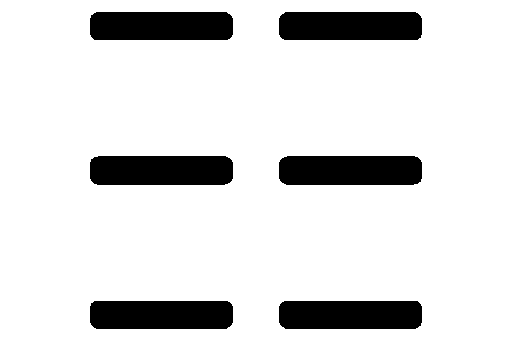
#> input picture liquid_generation/pallet_solid_mask.png, 512 x 341 px
$ python generate_liquid_mask.py
#> lines starting #> are read from the running program, lines starting #| are printed output that depends on the picture; after the words box and inside, x2 and y2 are one past the last pixel; in counts of white or black regions, pixels touching at a corner belong together
"""
generate_liquid_mask.py
-----------------------
Generates a transparent-background liquid splash mask PNG
from a fixed set of parameters.

Requirements:
    pip install numpy Pillow

Usage:
    python generate_liquid_mask.py

Output:
    liquid_mask.png  — RGBA PNG
"""

import argparse
import json
import numpy as np
from PIL import Image
import os


# ─────────────────────────────────────────────
# PARAMETERS — tune these (use the test_liquid_mask.html to check)
# ─────────────────────────────────────────────

DEFAULT_PARAMS = {
    "scale":           4.0,
    "octaves":         3,
    "persistence":     0.59,
    "warp":            0.3,
    "threshold":       0.49,
    "edge_soft":       0.04,
    "color":           (255, 255, 255),
    "seed":            None,
    "offset_x":        None,
    "offset_y":        None,
    "pallet_x_min":   -0.5999,
    "pallet_x_max":    0.5999,
    "pallet_y_min":   -0.3999,
    "pallet_y_max":    0.3999,
    "pallet_mask_png": "pallet_solid_mask.png",
    "base_width":      512,
}

# ─────────────────────────────────────────────────────────────────────────────


def _build_perm(seed_int: int) -> np.ndarray:
    """Build a 512-length permutation table from an integer seed (LCG shuffle)."""
    p = list(range(256))
    s = seed_int & 0xFFFFFFFF
    for i in range(255, 0, -1):
        s = (s * 1664525 + 1013904223) & 0xFFFFFFFF
        j = s % (i + 1)
        p[i], p[j] = p[j], p[i]
    perm = np.array(p * 2, dtype=np.uint8)
    return perm


def _fade(t: np.ndarray) -> np.ndarray:
    return t * t * t * (t * (t * 6 - 15) + 10)


def _grad2(h: np.ndarray, x: np.ndarray, y: np.ndarray) -> np.ndarray:
    h = h & 3
    u = np.where(h < 2, x, y)
    v = np.where(h < 2, y, x)
    return np.where(h & 1, -u, u) + np.where(h & 2, -v, v)


def _perlin_grid(xs: np.ndarray, ys: np.ndarray, perm: np.ndarray) -> np.ndarray:
    """Vectorised 2-D Perlin noise over a 2-D grid of (xs, ys)."""
    xi = np.floor(xs).astype(np.int32) & 255
    yi = np.floor(ys).astype(np.int32) & 255
    xf = xs - np.floor(xs)
    yf = ys - np.floor(ys)
    u = _fade(xf)
    v = _fade(yf)

    aa = perm[perm[xi]     + yi    ]
    ab = perm[perm[xi]     + yi + 1]
    ba = perm[perm[xi + 1] + yi    ]
    bb = perm[perm[xi + 1] + yi + 1]

    x1 = xf - 1
    y1 = yf - 1
    n00 = _grad2(aa, xf, yf)
    n10 = _grad2(ba, x1, yf)
    n01 = _grad2(ab, xf, y1)
    n11 = _grad2(bb, x1, y1)

    ix0 = n00 + u * (n10 - n00)
    ix1 = n01 + u * (n11 - n01)
    return ix0 + v * (ix1 - ix0)


def _fbm(xs: np.ndarray, ys: np.ndarray,
         octaves: int, persistence: float,
         perm: np.ndarray) -> np.ndarray:
    """Fractional Brownian motion — sum of Perlin octaves."""
    value = np.zeros_like(xs)
    amplitude = 1.0
    frequency = 1.0
    max_val = 0.0
    for _ in range(octaves):
        value += _perlin_grid(xs * frequency, ys * frequency, perm) * amplitude
        max_val += amplitude
        amplitude *= persistence
        frequency *= 2.0
    return value / max_val

def build_pallet_mask(params: dict, W: int, H: int) -> np.ndarray:
    """
    Load the pre-baked pallet solid-surface mask PNG and resize it to W x H.

    The mask PNG is generated once from Isaac Sim using extract_pallet_mask.py
    and lives alongside this script — no Isaac Sim needed at runtime.

    Returns a uint8 numpy array (H, W): 255 = solid surface, 0 = hole/background.
    """
    mask_path = params.get("pallet_mask_png")
    if not mask_path:
        mask_path = os.path.join(
            os.path.dirname(os.path.abspath(__file__)), "pallet_solid_mask.png"
        )
    if not os.path.exists(mask_path):
        raise FileNotFoundError(
            f"Pallet mask not found at '{mask_path}'."
            "Run extract_pallet_mask.py inside Isaac Sim once to generate it."
        )
    mask = Image.open(mask_path).convert("L").resize((W, H), Image.LANCZOS)
    return np.array(mask)

def generate(params: dict,  output: str) -> Image.Image:
    # Derive W×H from pallet aspect ratio so texture maps 1-to-1, no stretching
    pallet_w = params["pallet_x_max"] - params["pallet_x_min"]
    pallet_h = params["pallet_y_max"] - params["pallet_y_min"]
    W = params["base_width"]
    H = int(round(W * pallet_h / pallet_w))

    scale       = params["scale"]
    octaves     = params["octaves"]
    persistence = params["persistence"]
    warp_str    = params["warp"]
    threshold   = params["threshold"]
    edge_soft   = params["edge_soft"]
    color       = params["color"]

    rng = np.random.default_rng(params.get("seed"))
    seed_int = int(rng.integers(0, 2**31))
    warp_seed_int = int(rng.integers(0, 2**31))

    ox = params.get("offset_x") or rng.random() * 10000
    oy = params.get("offset_y") or rng.random() * 10000

    perm      = _build_perm(seed_int)
    warp_perm = _build_perm(warp_seed_int)

    # Build coordinate grids
    gx, gy = np.meshgrid(
        np.linspace(0, scale, W, endpoint=False),
        np.linspace(0, scale, H, endpoint=False),
    )
    gx += ox
    gy += oy

    warp_oct = min(octaves, 4)
    wx = _fbm(gx + 1.7, gy + 9.2, warp_oct, persistence, warp_perm) * warp_str
    wy = _fbm(gx + 8.3, gy + 2.8, warp_oct, persistence, warp_perm) * warp_str

    noise = _fbm(gx + wx, gy + wy, octaves, persistence, perm)
    n01 = (noise + 1.0) * 0.5   # remap [-1,1] → [0,1]

    lo = threshold - edge_soft * 0.5
    hi = threshold + edge_soft * 0.5

    alpha = np.where(
        n01 <= lo, 255.0,
        np.where(n01 >= hi, 0.0,
                 255.0 * (1.0 - (n01 - lo) / (hi - lo)))
    ).astype(np.uint8)

    # Apply pallet solid-surface mask — zeros out holes and background.
    # Requires Isaac Sim; skipped gracefully if unavailable.
    try:
        solid = build_pallet_mask(params, W, H)
        alpha = ((alpha.astype(np.float32) * solid.astype(np.float32)) / 255.0).astype(np.uint8)
    except Exception as e:
        print(f"  [pallet mask skipped: {e}]")

    r, g, b = color
    rgba = np.stack([
        np.full((H, W), r, dtype=np.uint8),
        np.full((H, W), g, dtype=np.uint8),
        np.full((H, W), b, dtype=np.uint8),
        alpha,
    ], axis=-1)

    img = Image.fromarray(rgba, mode="RGBA")
    img.save(output)
    return img

def _parse_args():
    parser = argparse.ArgumentParser(description="Generate a liquid mask PNG.")
    parser.add_argument("--output", default="liquid_mask.png",
                        help="Output file path (default: liquid_mask.png)")
    parser.add_argument("--params", default=None,
                        help="JSON string or path to a JSON file of param overrides")
    # Individual param overrides
    parser.add_argument("--scale",       type=float)
    parser.add_argument("--octaves",     type=int)
    parser.add_argument("--persistence", type=float)
    parser.add_argument("--warp",        type=float)
    parser.add_argument("--threshold",   type=float)
    parser.add_argument("--edge_soft",   type=float)
    parser.add_argument("--seed",        type=int)
    parser.add_argument("--base_width",  type=int)
    return parser.parse_args()

if __name__ == "__main__":
    args = _parse_args()

    # Start from defaults
    params = dict(DEFAULT_PARAMS)

    # Apply JSON overrides if provided
    if args.params:
        if os.path.isfile(args.params):
            with open(args.params) as f:
                overrides = json.load(f)
        else:
            overrides = json.loads(args.params)
        params.update(overrides)

    # Apply individual CLI overrides
    for key in ("scale", "octaves", "persistence", "warp",
                "threshold", "edge_soft", "seed", "base_width"):
        val = getattr(args, key)
        if val is not None:
            params[key] = val

    output = args.output

    print(f"Generating → {output}")
    img = generate(params, output)
#> in build_pallet_mask, mask is the input picture: PIL image 512x341 L; 86.3% white; 6 black regions, box (x1, y1, x2, y2) and area: (90, 156, 233, 185) 4072, (279, 156, 422, 185) 4072, (90, 12, 233, 40) 3947, (279, 12, 422, 40) 3947, (90, 301, 233, 329) 3947, (279, 301, 422, 329) 3947
#> in generate, `alpha = ((alpha.astype(np.float32) * solid.astype(np.float32)) / 255.0..`:
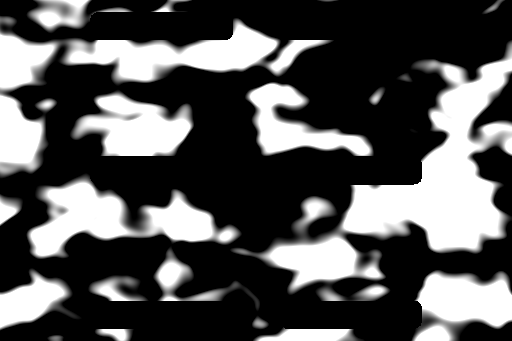
#> alpha: shape (341, 512); min 0, max 255, mean 84
    print(f"Saved → {output}  ({img.width}×{img.height})")
#| Saved → liquid_mask.png  (512×341)
